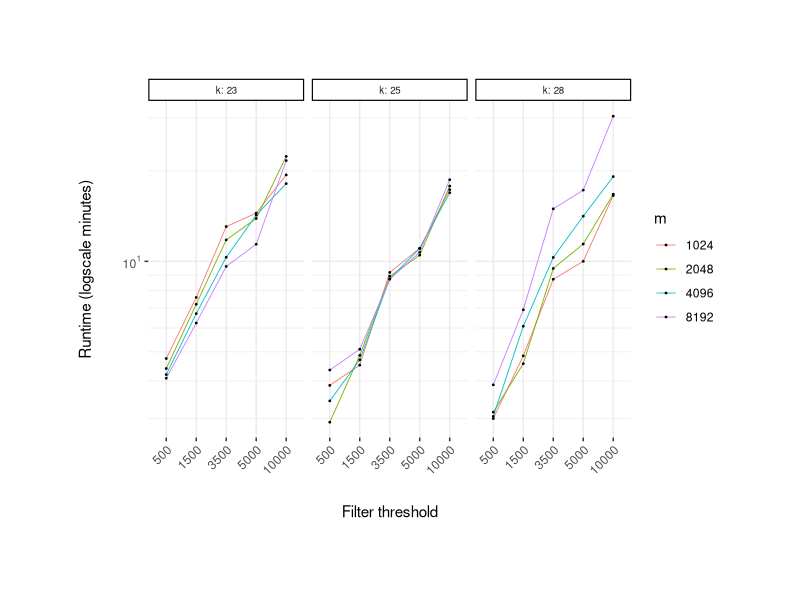
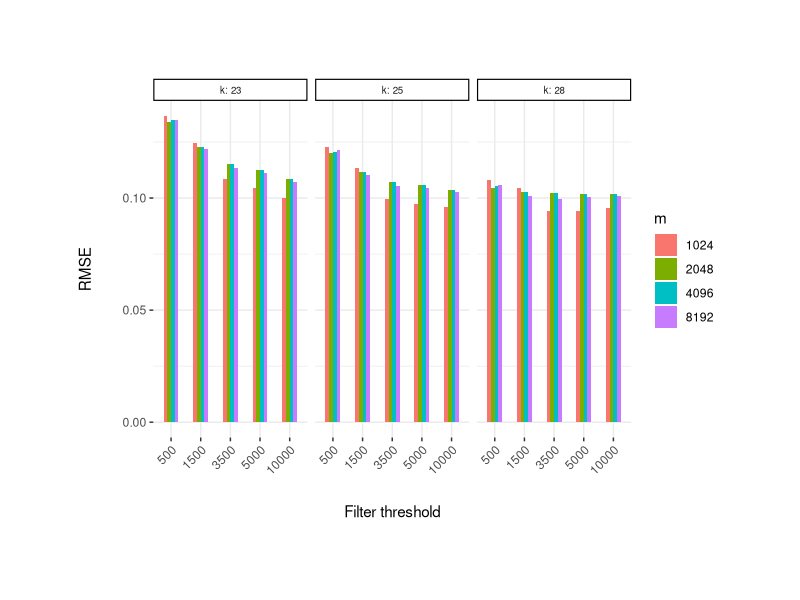

R code for these plots, in order:


k_par <- c(rep(c(23,25,28),times=c(20,20,20)))
t_par <- rep(rep(c("500","1500","3500", "5000", "10000"),times=c(4,4,4,4,4)),times=3)
m_par <- rep(c(1024,2048,4096,8192),15)

runtimes <- c(
# k=23
 # t=500
 285,
 264,
 252,
 245,

 # t=1500
 455,
 432,
 402,
 374,

 # t=3500
 783,
 707,
 619,
 577,

 # t=5000
 868,
 833,
 855,
 684,

 # t=10000
 1163,
 1340,
 1088,
 1298,

# k=25
 # t=500
 232,
 175,
 206,
 261,

 # t=1500
 271,
 292,
 282,
 306,

 # t=3500
 551,
 535,
 525,
 523,

 # t=5000
 663,
 629,
 662,
 643,


 # t=10000
 1039,
 1068,
 1015,
 1121,


# k=28
 # t=500
 180,
 189,
 183,
 233,

 # t=1500
 291,
 274,
 365,
 414,

 # t=3500
 523,
 568,
 618,
 897,

 # t=5000
 600,
 685,
 848,
 1035,

 # t=10000
 993,
 1003,
 1148,
 1823


# k=25
 # t=no
 #61478,
 #57354,
 #62171,
# k=28
 # t=no
 #61672,
 #49563,
 #44102

)

rmse <- c(
# k=23
 # t=500
 0.1365,
 0.1339,
 0.1346,
 0.135,

 # t=1500
 0.1246,
 0.1229,
 0.1229,
 0.1217,

 # t=3500
 0.1083,
 0.1154,
 0.1153,
 0.1136,

 # t=5000
 0.1045,
 0.1125,
 0.1125,
 0.111,

 # t=10000
 0.1002,
 0.1087,
 0.1085,
 0.1073,

# k=25
 # t=500
 0.1229,
 0.1201,
 0.1207,
 0.1213,

 # t=1500
 0.1132,
 0.1115,
 0.1116,
 0.1101,

 # t=3500
 0.0995,
 0.1073,
 0.1072,
 0.1053,

 # t=5000
 0.0973,
 0.1056,
 0.1057,
 0.1043,

 # t=10000
 0.096,
 0.1038,
 0.1037,
 0.1028,


# k=28
 # t=500
 0.108,
 0.1045,
 0.1054,
 0.106,

 # t=1500
 0.1044,
 0.1027,
 0.1029,
 0.101,

 # t=3500
 0.0942,
 0.1021,
 0.1021,
 0.0996,

 # t=5000
 0.0941,
 0.1018,
 0.1017,
 0.1005,

 # t=10000
 0.0954,
 0.1017,
 0.1016,
 0.1007


# k=25
 # t=no
 #0.1054,
 #0.1037,
 #0.1026,

# k=28
 # t=no
# 0.1055,
 #0.1037,
 #0.1027

)


labels <- rep(c(c("m:1024","m:2048","m:4096","m:8192"),rep(NA,4*4)),3)

# convert to minutes
runtimes <- runtimes / 60

data <- data.frame(k=k_par,t=t_par,m=m_par,labels=labels,runtimes=runtimes,RMSE=rmse)
data$m <- as.factor(data$m)

require(ggplot2)
require(ggthemes)
require(viridis)

breaks <- 10^(-10:10)
minor_breaks <- rep(c(1:9), 21)*(10^rep(-10:10, each=9))


pdf("grid_res.pdf")

gg <- ggplot(as.data.frame(data),aes(x=t,y=runtimes,group=m))
gg <- gg + geom_line(size=0.3,aes(color=m)) + theme_bw()
gg <- gg + geom_point(size=0.3,aes(fill=m)) + facet_wrap(~ k,labeller = label_both)
gg <- gg + theme(strip.text = element_text(size=7,lineheight=5.0),
strip.background = element_rect(fill="white", colour="black",
size=0.8))
gg <- gg + scale_x_discrete(limits=c("500","1500","3500","5000","10000"))
gg <- gg + scale_y_log10(breaks = breaks,
   labels = sapply(log10(breaks), scales::math_format(10^.x)), minor_breaks = minor_breaks)
gg <- gg + theme(plot.margin = unit(c(2,2,2,2),"cm"))
gg <- gg + theme(panel.border = element_blank(),
                 axis.title.x = element_text(margin=margin(20,0,0,0)),
                 axis.title.y = element_text(margin=margin(0,20,0,0)),
                 axis.text.x = element_text(angle = 45, hjust = 1)
                )
gg <- gg + labs(x="Filter threshold", y="Runtime (logscale minutes)")

gg

gg2 <- ggplot(as.data.frame(data),aes(x=t,y=RMSE,fill=m))
gg2 <- gg2 + geom_bar(stat='identity',position='dodge',width=0.5) + theme_bw()
gg2 <- gg2 + theme(plot.margin = unit(c(2,2,2,2),"cm"))
gg2 <- gg2 + facet_wrap(~ k,labeller = label_both)
gg2 <- gg2 + theme(strip.text = element_text(size=7,lineheight=5.0),
strip.background = element_rect(fill="white", colour="black",
size=0.8))
gg2 <- gg2 + theme(panel.border = element_blank(),
		 axis.title.x = element_text(margin=margin(20,0,0,0)),
                 axis.title.y = element_text(margin=margin(0,20,0,0)),
                 axis.text.x = element_text(angle = 45, hjust = 1)
                )
gg2 <- gg2 + scale_x_discrete(limits=c("500","1500","3500","5000","10000"))
gg2 <- gg2 + labs(x="Filter threshold")
gg2

dev.off()
